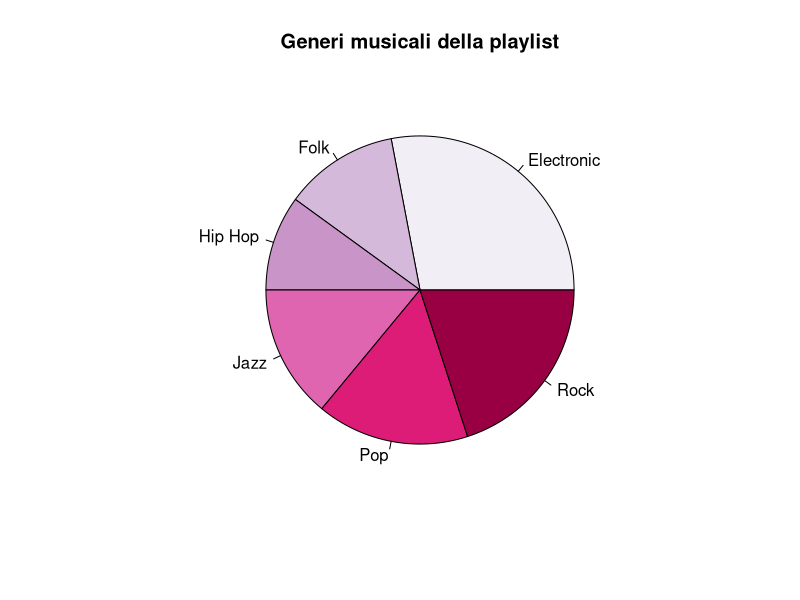

Recreate this plot in R.
# Numero di canzoni nella playlist
num_songs <- 50

# Vettore per salvare i risultati
ris <- character(num_songs)

# Generi musicali
generi <- c("Pop", "Rock", "Hip Hop", "Electronic", "Folk", "Jazz")

# Simulazione creazione playlist
for (i in 1:num_songs)
{
  # Genera casualmente un genere
  genere <- sample(generi, 1, replace = TRUE)
  
  # Salva il risultato
  ris[i] <- genere
}

# Calcola le frequenze di ogni esito
freq <- table(ris)

# Categorie per il diagramma a torta
cat <- names(freq)

# Plot del diagramma a torta
library(RColorBrewer)
pal <- brewer.pal(6, "PuRd") 
pie(freq, labels = cat, main = "Generi musicali della playlist", col = pal)
